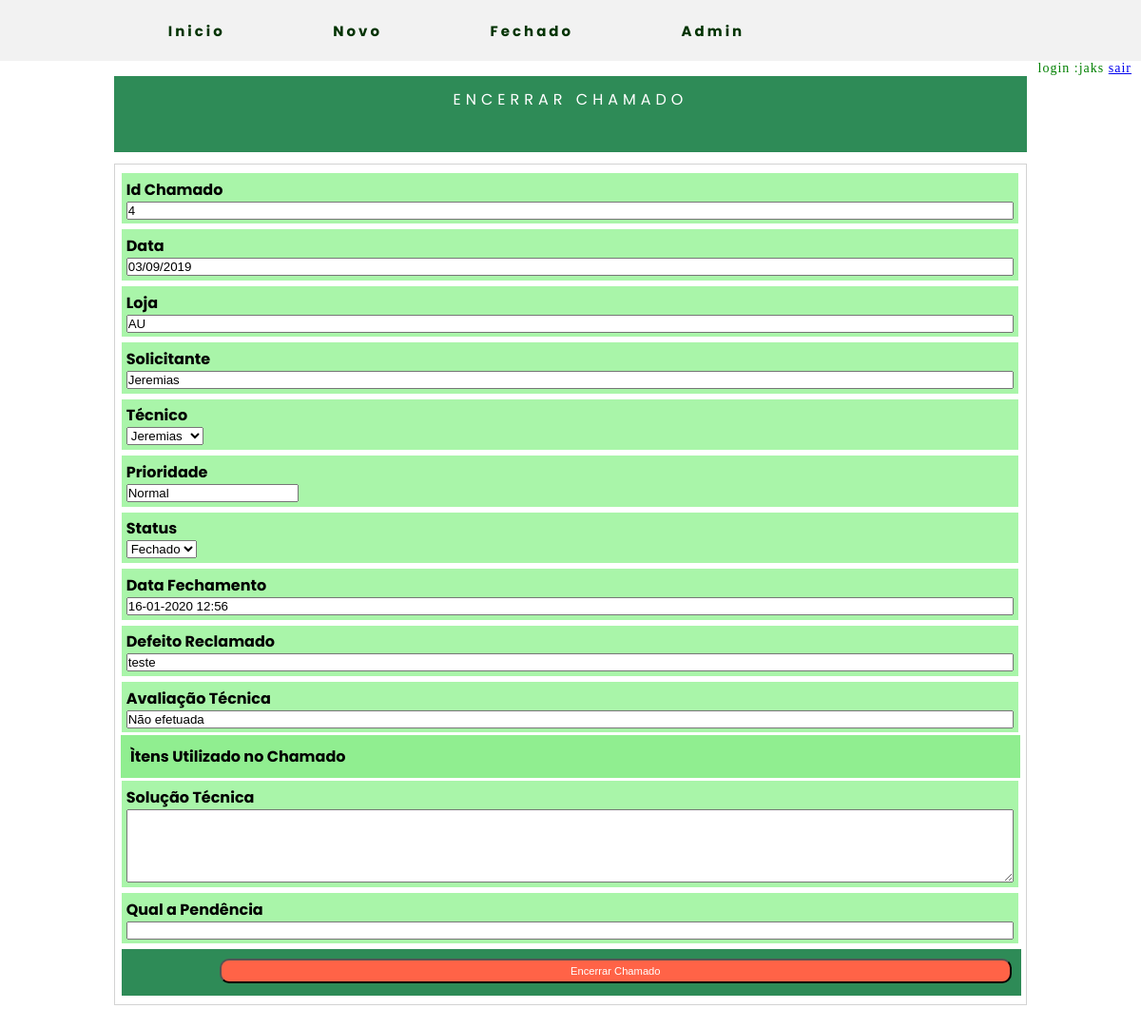
/public/enc_cham.php?id=4 (signed in), run on the app's committed database.
### tables this page shows
CREATE TABLE `ordem` (
  `id` int(11) NOT NULL AUTO_INCREMENT,
  `id_loja` int(11) DEFAULT NULL,
  `id_tecnico` int(11) DEFAULT NULL,
  `id_mensagem` int(11) DEFAULT NULL,
  `id_estoque` varchar(100) DEFAULT NULL,
  `id_status_chamado` int(11) DEFAULT NULL,
  `id_prioridade` int(11) DEFAULT NULL,
  `reclamado` varchar(150) DEFAULT NULL,
  `solicitante` varchar(50) DEFAULT NULL,
  `data_abertura_chamado` date DEFAULT NULL,
  `ultima_atualizacao` varchar(15) DEFAULT NULL,
  `data_fecha_chamado` date DEFAULT NULL,
  `avaliacao_tecnico` varchar(150) DEFAULT NULL,
  `solucao` varchar(255) DEFAULT NULL,
  `pendencia` varchar(150) DEFAULT NULL,
  `status` char(2) DEFAULT NULL,
  PRIMARY KEY (`id`),
  KEY `fk-loja` (`id_loja`),
  KEY `fk-tecnico` (`id_tecnico`),
  KEY `fk-estoque` (`id_estoque`),
  KEY `fk_mensagem` (`id_mensagem`),
  KEY `fk-prioridade` (`id_prioridade`),
  KEY `fk-status-chamado` (`id_status_chamado`),
  CONSTRAINT `fk-loja` FOREIGN KEY (`id_loja`) REFERENCES `loja` (`id`),
  CONSTRAINT `fk-status-chamado` FOREIGN KEY (`id_status_chamado`) REFERENCES `chamado_status` (`id_chamado`),
  CONSTRAINT `fk-tecnico` FOREIGN KEY (`id_tecnico`) REFERENCES `tecnico` (`id`),
  CONSTRAINT `fk_mensagem` FOREIGN KEY (`id_mensagem`) REFERENCES `mensagem` (`id`)
);

CREATE TABLE `loja` (
  `id` int(11) NOT NULL AUTO_INCREMENT,
  `loja` varchar(255) DEFAULT NULL,
  `telefone` varchar(255) DEFAULT NULL,
  `nome` varchar(255) DEFAULT NULL,
  `endereco` varchar(255) DEFAULT NULL,
  `cep` varchar(255) DEFAULT NULL,
  `cnpj` varchar(255) DEFAULT NULL,
  PRIMARY KEY (`id`)
);

CREATE TABLE `tecnico` (
  `id` int(11) NOT NULL AUTO_INCREMENT,
  `nome` varchar(100) DEFAULT NULL,
  `apelido` varchar(10) DEFAULT NULL,
  `email` varchar(150) DEFAULT NULL,
  `senha` varchar(150) DEFAULT NULL,
  `responsavel` varchar(100) DEFAULT NULL,
  `id_funcao` int(11) DEFAULT NULL,
  `id_setor` int(11) DEFAULT NULL,
  `id_ponto` int(11) DEFAULT NULL,
  `status` char(11) DEFAULT NULL,
  PRIMARY KEY (`id`),
  KEY `fk-funcao` (`id_funcao`),
  KEY `fk-ponto` (`id_ponto`),
  CONSTRAINT `fk-funcao` FOREIGN KEY (`id_funcao`) REFERENCES `funcao` (`id`),
  CONSTRAINT `fk-ponto` FOREIGN KEY (`id_ponto`) REFERENCES `ponto` (`id`)
);

CREATE TABLE `prioridade` (
  `id` int(11) NOT NULL AUTO_INCREMENT,
  `prioridade` varchar(10) DEFAULT NULL,
  `status` char(2) DEFAULT NULL,
  PRIMARY KEY (`id`)
);

### persistence/controller.php (called while the page is built, shortened)
<?php
	require_once('../conexao/conexao.php');
if(!empty($_GET['loja'])){
		$apelido = $_GET['loja'];
		$rota_loja = $pdo->prepare("SELECT apelido,endereco,bairro,cidade,estado,regiao from endereco where apelido = :nick");
		$rota_loja->bindValue(":nick",$apelido);
		$rota_loja->execute();
	}
elseif(!empty($_GET['id'])){
	$id = $_GET['id'];
	$var_select = $pdo->prepare("select A.id_chamado,I.id_tecnico,I.id,I.id_estoque,I.reclamado,I.solicitante,A.descricao_chamado ,D.loja,H.nome,I.solucao,I.pendencia,I.data_abertura_chamado,I.avaliacao_tecnico,J.prioridade
from chamado_status A, loja D, tecnico H, ordem I,prioridade J where  A.id_chamado = I.id_status_chamado and D.id = I.id_loja and I.id_tecnico = H.id and I.id_prioridade = J.id and I.id =:id");
	$var_select->bindValue(":id", $id);
	$var_select->execute();
}

### public/enc_cham.php (the view, shortened to what this page needs)
<?php
	require_once('../persistence/controller.php');
	require_once('../template/main_template.php');
?>
 <link rel="stylesheet" type="text/css" href="../css/style.css">
 <div class="titulo">
	<p>ENCERRAR CHAMADO</p>
</div>
<div class="container">
	<form action="../persistence/crud.php" method="get">
		<?php foreach ($var_select as $row) {?>
			<div class="id">
				<label>Id Chamado</label><br>
				<input class="input" type="text" name="id_chamado" value="<?php echo $row['id'];?>" readonly>
			</div>
			<div class="id">
				<label>Data</label><br>
				<input class="input" type="text" name="" value="<?php echo date('d/m/Y', strtotime($row['data_abertura_chamado']));?>" readonly>
			</div>
			<div class="loja">
				<label>Loja</label><br>
				<input class="input" type="text" name="loja"  value ="<?php echo $row['loja'];?>" readonly>
			</div>
			<div class="solicitante">
				<label>Solicitante</label><br>
				<input class="input" type="text" name="solicitante" value="<?php echo $row['solicitante'];?>" readonly>
			</div>
			<div class="tecnico">
                        <label>Técnico</label><br>
				<select name="id_tecnico">
                                        <option value="<?php echo $row['id_tecnico'];?>"><?php echo $row['nome'];?></option>
				</select>
			</div>
			<div class="prioridade">
				<label>Prioridade</label><br>
				<input type="text" name="priore" readonly value="<?php echo $row['prioridade'];?>">
			</div>
			<div class="status_chamado">
				<label>Status</label><br>
				<select required="required" name="status_chamado">
					<option value="5">Fechado</option>
				</select>
			</div>
			<div class="data">
				<label>Data Fechamento</label><br>
				<input class="input" type="text" readonly name="data_fechamento" value="<?php
				$date = date('d-m-Y H:i');
				echo $date;?>">
			</div>
			<div class="defeito_reclamado">
				<label>Defeito Reclamado</label><br>
				<input class="input" type="text" name="defeito_reclamado" readonly required value="<?php echo $row['reclamado'];?>">
			</div>
			<div class="avaliacao_tecnico">
				<label>Avaliação Técnica</label><br>
				<input class="input" type="text" name="avaliacao" maxlength="150" required="" value="<?php echo $row['avaliacao_tecnico'];?>">
			</div>
			<div class ="produto_util" >
				<p>Ìtens Utilizado no Chamado</p>
			</div>
			<div class="mensagem">
				<label>Solução Técnica</label><br>
				<textarea  class="input" name = "solucao" cols="4" rows="5" maxlength="150" required=""><?php echo $row['solucao'];?></textarea>
			</div>
			<div class="observacao">
				<label>Qual a Pendência</label><br>
				<input class="input" type="text" name="pendencia" maxlength="140" value = "<?php echo $row['pendencia'];?>"required="">
			</div>
			<div class="botao_fechar">
				<input class = "button"type="submit" name=""  value="Encerrar Chamado">
			</div>
		<?php }?>
	</form>
</div>

### css/style.css (style rules this page uses)
* { margin: 0px; padding: 0px; box-sizing: border-box; }

### public/botoes.php (style rules this page uses)
.button { border-radius: 10px; padding: 2%; margin-bottom: 3px; align-items: center; width: 90%; font-size: 70%; background-color: lightblue; }

### public/enc_cham.php (style rules this page uses)
.produto_util { display: inline-block; direction: column; width: 100%; background-color: lightgreen; padding: 10px; }
.button { padding:5px 15px; background: #FF6347; color: #FFF; display: inline-block; direction: column; border-radius:10px; }
.botao_fechar { display: inline-block; width: 100%; background-color:#2E8B57; padding: 10px; margin: 3px 1px; height:0 auto; text-align: right; }
.titulo { margin-bottom: -1%; margin-left: 0.6%; display: inline-block; justify-content: center; font-family: Poppins; background-color: #2E8B57; text-align: center; width: 99%; height: 10%; padding: 1%; letter-spacing: 5px; color: white; }
.container { display: inline-block; width:99%; margin: 2% 0.6%; border: solid 1px lightgray; font-weight: bold; padding: 0.5%; font-family: Poppins; }
.id { display: inline-block; width:99.7%; background-color:#A9F5A9; padding: 0.5%; margin: 3px 1px; height:0 auto; }
.loja { display: inline-block; width:99.7%; background-color:#A9F5A9; padding: 0.5%; margin: 3px 1px; height:0 auto; }
.solicitante { display: inline-block; width: 99.7%; background-color:#A9F5A9; padding: 0.5% ; margin:3px 1px; height:0 auto; }
.tecnico { display: inline-block; width:99.7%; background-color: #A9F5A9; padding: 0.5%; margin: 3px 1px; height:0 auto; }
.prioridade { display: inline-block; width: 99.7%; background-color:#A9F5A9; padding: 0.5%; margin: 3px 1px; height:0 auto; }
.status_chamado { display: inline-block; width: 99.7%; background-color:#A9F5A9; padding: 0.5%; margin: 3px 1px; height:0 auto; }
.data { display: inline-block; width:99.7%; background-color:#A9F5A9; padding: 0.5%; margin: 3px 1px; height: 0 auto; }
.defeito_reclamado { display: inline-block; width: 99.7%; background-color:#A9F5A9; padding: 0.5%; margin: 3px 1px; height:0 auto; }
.mensagem { display: inline-block; width: 99.7%; background-color:#A9F5A9; padding: 0.5%; margin:3px 1px; height:0 auto; }
.avaliacao_tecnico { display: inline-block; width:99.7%; background-color:#A9F5A9; padding: 0.5%; margin: 3px 1px; height:0 auto; }
.observacao { display: inline-block; width: 99.7%; background-color:#A9F5A9; padding: 0.5%; margin:3px 1px; height:0 auto; }
.input { width: 100%; text-align: left; }
@media screen and (min-width: 1024px) { .container { display: inline-block; width:80%; margin-left: 10%; } }
@media screen and (min-width: 1024px) { .titulo { width: 80%; margin-left: 10%; } }

### data on the page
ordem: id_chamado "4", data_abertura_chamado "03/09/2019", loja "AU", solicitante "Jeremias", id_tecnico "Jeremias", priore "Normal", data_fechamento "16-01-2020 12:56", defeito_reclamado "teste", avaliacao "Não efetuada"

### other printed values
$_SESSION['nome'] "jaks"
